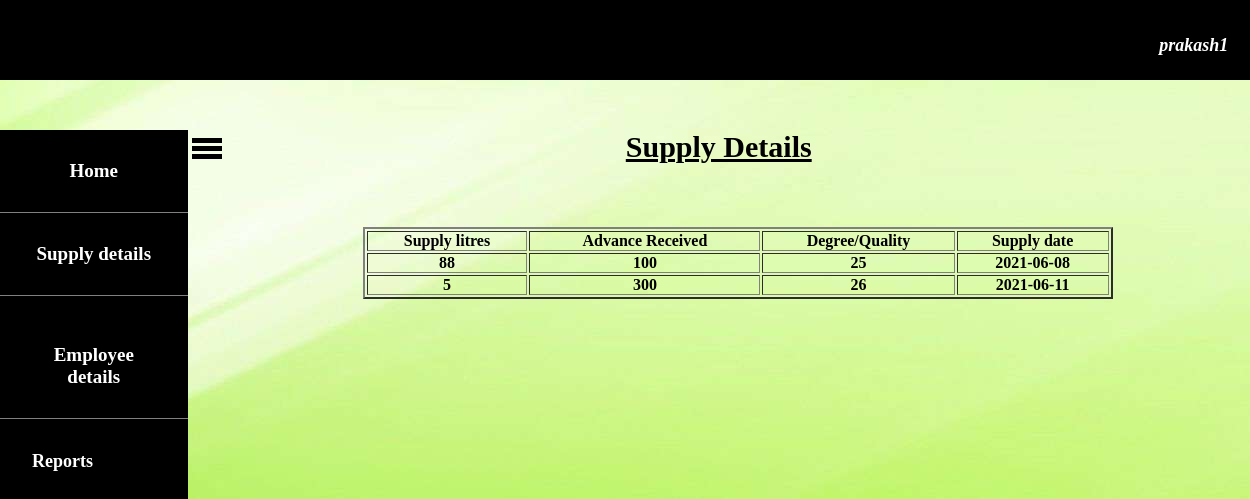
Screenshot of /supplydetsup.php (signed in) with the database file from the repository.
### tables this page shows
CREATE TABLE `purchase` (
  `username` varchar(15) NOT NULL,
  `litre` int(10) NOT NULL,
  `degree` int(10) NOT NULL,
  `advance` int(10) NOT NULL,
  `date` date NOT NULL
);

### session.php (called while the page is built, shortened)
<?php
$p=$_SESSION['username'];
?>

### supplydetsup.php (the view, shortened to what this page needs)
<!DOCTYPE html>
<html>
<head>
</head>
<body style="background-image: url(images/66773.jpg);">
<?php
include "includes/headersup.php";
include "navsup.php";
?>
<p style="text-align: center;font-size: 30px;margin-top: 4%;margin-left: 15%;"><b><u>Supply Details</u></b></p>
<table border="2" style="width: 60%;text-align: center;margin-top: 5%;margin-left: 29%;">
		<tr>
			 <th>Supply litres</th>
             <th>Advance Received</th>
             <th>Degree/Quality</th>
             <th>Supply date</th>
		</tr>
<?php
$conn=mysqli_connect("localhost","root","","milkcompany") or die("connection failed");
$query="select * from purchase where username='$p'";
$data=mysqli_query($conn,$query);
$total=mysqli_num_rows($data);
if($total!=0)
{
	while ($result=mysqli_fetch_assoc($data))
	{
		echo "
		<tr>
		<td>".$result['litre']."</td>
		<td>".$result['advance']."</td>
		<td>".$result['degree']."</td>
		<td>".$result['date']."</td>
		</tr>";
	}
}
else
{
	 ?> <p style="color: red;margin-left: 52%;margin-top: 10px">*No records found</p><?php
}
?>
</table>
</body>
</html>

### css/style2.css (style rules this page uses)
* { margin: 0; padding: 0; }

### rows the page displays
purchase: litre "88", advance "100", degree "25", date "2021-06-08"
purchase: litre "5", advance "300", degree "26", date "2021-06-11"

### other values shown
$p "prakash1"
